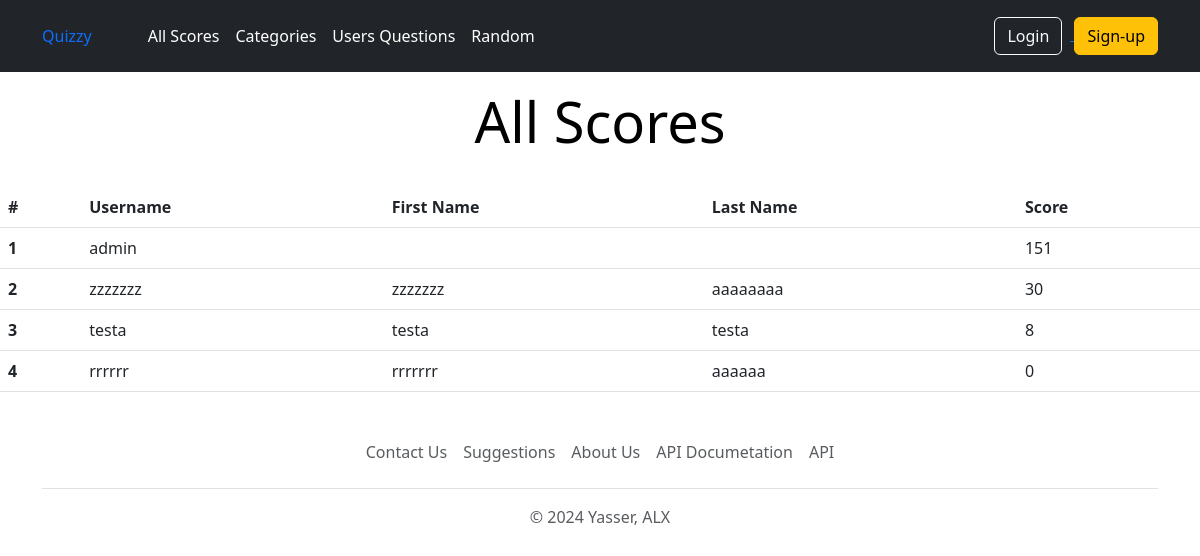
The page /all-scores on the database as committed earlier.
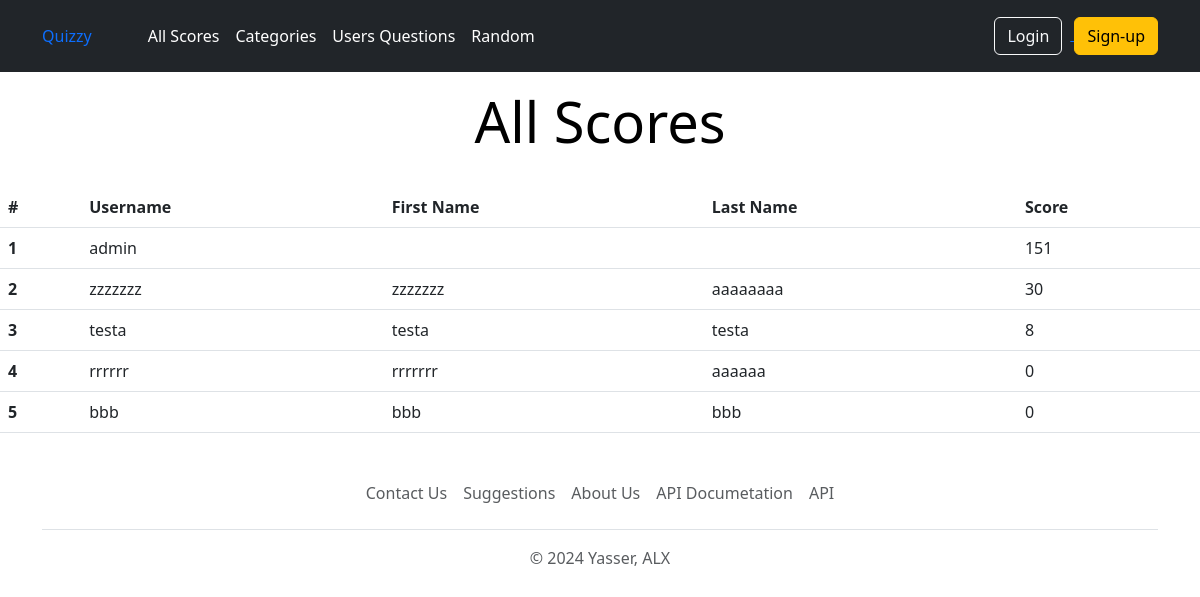
The same page on the database as committed later.
### users/models.py (models this page shows, shortened)
class UserProfile(models.Model):
    user = models.OneToOneField(User, on_delete=models.CASCADE)
    total_score = models.IntegerField(default=0)

### webpages/views.py (the view)
# urls.py: path("all-scores", views.all_scores, name="allscores"),
def all_scores(request):
    all = UserProfile.objects.order_by('-total_score')  # Get all users ordered by total score in descending order
    return render(request, "webpages/scores.html", {"values": all, "n": 0})  # Render the scores page with all user scores

### webpages/templates/webpages/scores.html
{% extends "base.html" %}
{% block content%}
<div class="pricing-header p-3 pb-md-4 mx-auto text-center">
    <h1 class="display-4 fw-normal text-body-emphasis">All Scores</h1>
    </div>
    <div>
    <table class="table">
        <thead>
          <tr>
            <th scope="col">#</th>
            <th scope="col">Username</th>
            <th scope="col">First Name</th>
            <th scope="col">Last Name</th>
            <th scope="col">Score</th>
          </tr>
        </thead>
        <tbody>
            {% for value in values %}
          <tr>
            <th scope="row">{{forloop.counter}}</th>
            <td>{{value.user.username}}</td>
            <td>{{value.user.first_name}}</td>
            <td>{{value.user.last_name}}</td>
            <td>{{value.total_score}}</td>
          </tr>
           {% endfor %}
        </tbody>
      </table>
    </div>
{%endblock%}

Rows that differ between the two databases and show on the page:
added UserProfile: user.username "bbb", user.first_name "bbb", user.last_name "bbb", total_score "0"
